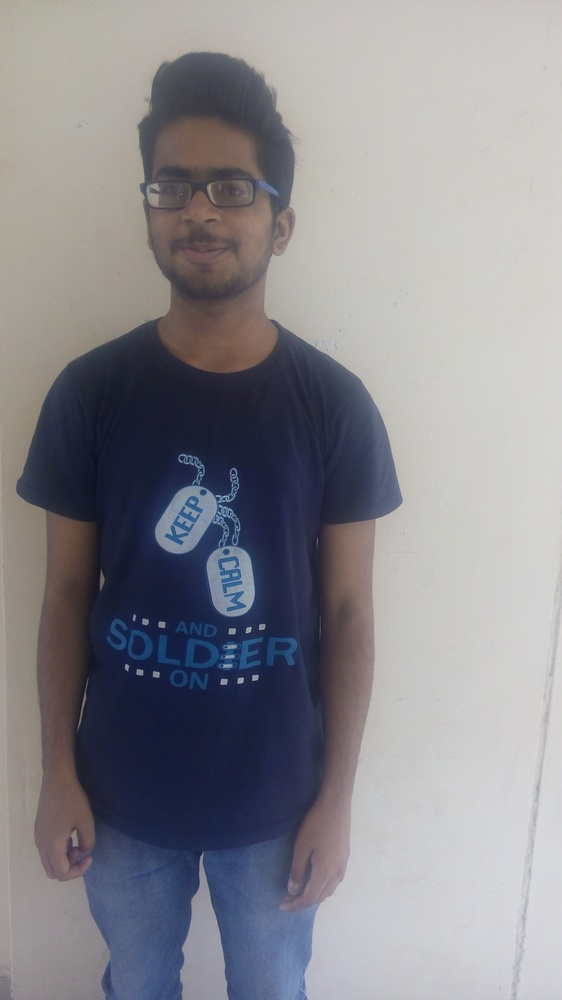
#> input picture image1.jpg, 562 x 1000 px, shrunk from 2736 x 4864 before the run, found by its file name
$ python compare_histograms.py
#> lines starting #> are read from the running program, lines starting #| are printed output that depends on the picture
import cv2
from matplotlib import pyplot as plt

img = cv2.imread('data/images/image1.jpg')
#> img is the input picture: shape (1000, 562, 3); mean B, G, R 142.1, 136.4, 137.3
color = ('b', 'g', 'r')
for i, col in enumerate(color):
    histr = cv2.calcHist([img], [i], None, [256], [0, 256])
    plt.plot(histr, color=col)
    plt.xlim([0, 256])
plt.show()
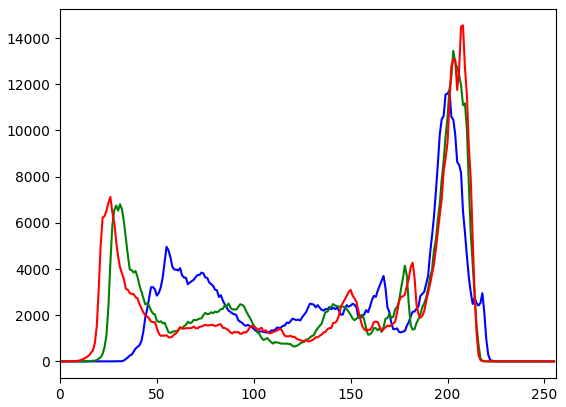
#> figure drawn by matplotlib, 1 panel; curve peaks at x = 201, y = 11738; curve peaks at x = 203, y = 13447; curve peaks at x = 208, y = 14551
